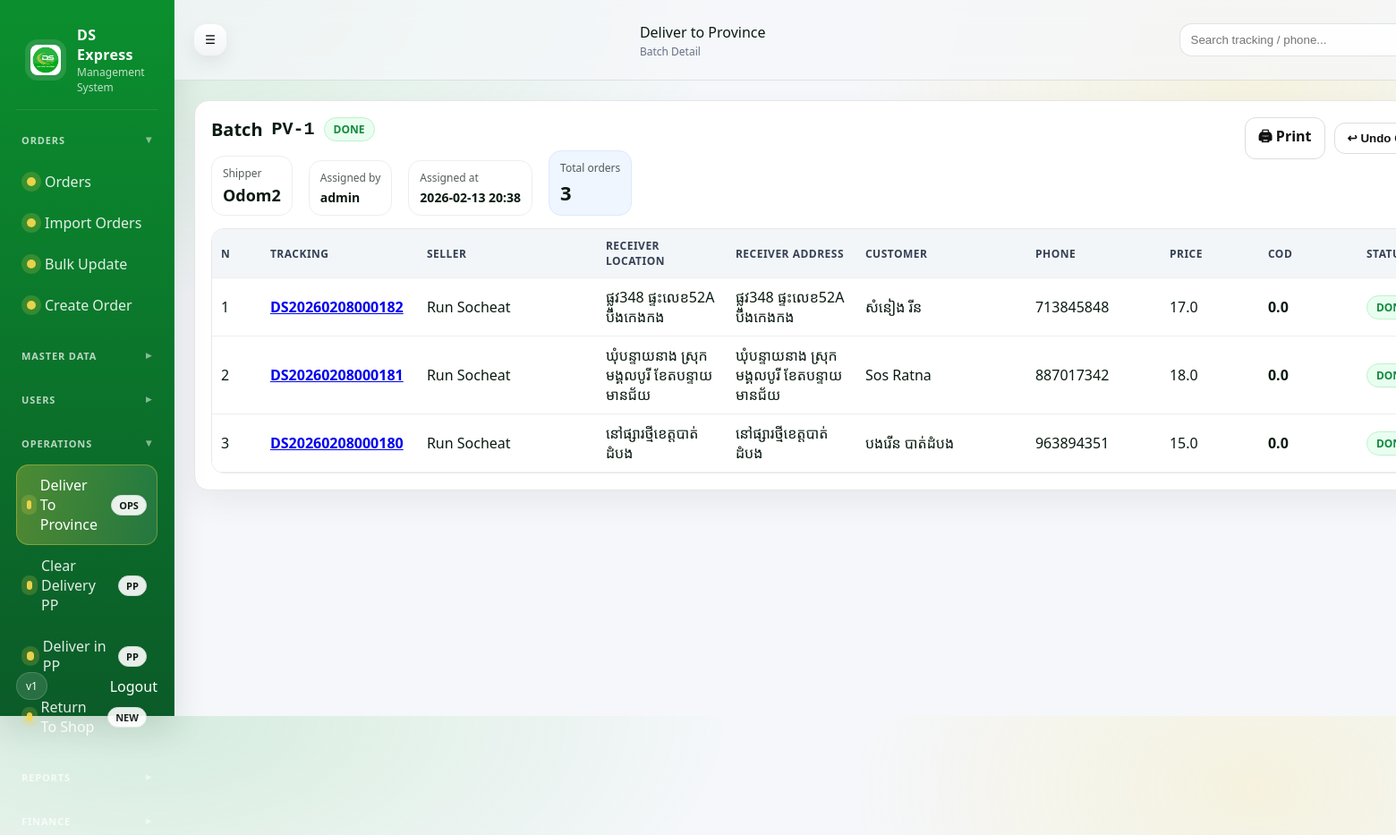
Screenshot of /province/1/ (signed in) with the database file from the repository.
### provinceops/models.py (models this page shows, shortened)
class ProvinceBatch(models.Model):
    STATUS_PENDING = "PENDING"
    STATUS_DONE = "DONE"
    STATUS_CANCELLED = "CANCELLED"
    STATUS_CHOICES = [
        (STATUS_PENDING, "Pending"),
        (STATUS_DONE, "Done"),
        (STATUS_CANCELLED, "Cancelled"),
    ]
    created_at = models.DateTimeField(default=timezone.now)
    created_by = models.ForeignKey(
        settings.AUTH_USER_MODEL,
        on_delete=models.PROTECT,
        related_name="province_batches_created",
    )
    shipper = models.ForeignKey(Shipper, on_delete=models.PROTECT, null=True, blank=True)
    assigned_at = models.DateTimeField(null=True, blank=True)
    remark = models.TextField(blank=True, default="")
    status = models.CharField(max_length=20, choices=STATUS_CHOICES, default=STATUS_PENDING)

### masterdata/models.py (models this page shows, shortened)
class Shipper(models.Model):
    SHIPPER_TYPE_CHOICES = [
        ("DELIVERY", "Delivery"),
        ("PROVINCE", "Province"),
        ("RETURN", "Return"),
    ]
    code = models.CharField(max_length=10, unique=True, blank=True)
    name = models.CharField(max_length=255)
    phone = models.CharField(max_length=50, blank=True)
    shipper_type = models.CharField(
        max_length=20,
        choices=SHIPPER_TYPE_CHOICES,
        default="DELIVERY",
    )
    is_active = models.BooleanField(default=True)
    portal_user = models.OneToOneField(
        settings.AUTH_USER_MODEL,
        null=True,
        blank=True,
        on_delete=models.SET_NULL,
        related_name="shipper_portal",
    )
    created_at = models.DateTimeField(auto_now_add=True)
    class Meta:
        ordering = ["-id"]

class Seller(models.Model):
    code = models.CharField(max_length=10, unique=True, blank=True)
    name = models.CharField(max_length=255)
    phone = models.CharField(max_length=50, blank=True)
    address = models.TextField(blank=True)
    is_active = models.BooleanField(default=True)
    portal_user = models.OneToOneField(
        settings.AUTH_USER_MODEL,
        null=True,
        blank=True,
        on_delete=models.SET_NULL,
        related_name="seller_portal",
    )
    created_at = models.DateTimeField(auto_now_add=True)
    class Meta:
        ordering = ["-id"]

### orders/models.py (models this page shows, shortened)
class Order(models.Model):
    STATUS_CREATED = "CREATED"
    STATUS_INBOUND = "INBOUND"
    STATUS_OUT_FOR_DELIVERY = "OUT_FOR_DELIVERY"
    STATUS_DELIVERED = "DELIVERED"
    STATUS_RETURNING = "RETURNING"
    STATUS_RETURNED = "RETURNED"
    STATUS_PROVINCE_ASSIGNED = "PROVINCE_ASSIGNED"
    STATUS_RETURN_ASSIGNED = "RETURN_ASSIGNED"
    STATUS_VOID = "VOID"
    STATUS_CHOICES = [
        (STATUS_CREATED, "CREATED"),
        (STATUS_INBOUND, "INBOUND"),
        (STATUS_OUT_FOR_DELIVERY, "DELIVERING"),
        (STATUS_DELIVERED, "DELIVERED"),
        (STATUS_RETURNING, "RETURNING"),
        (STATUS_RETURNED, "RETURNED"),
        (STATUS_PROVINCE_ASSIGNED, "PROVINCE_ASSIGNED"),
        (STATUS_RETURN_ASSIGNED, "RETURN_ASSIGNED"),
        (STATUS_VOID, "VOID"),
    ]
    tracking_no = models.CharField(
        max_length=50,
        unique=True,
        db_index=True,
    )
    seller = models.ForeignKey(
        Seller,
        on_delete=models.PROTECT,
        related_name="orders",
    )
    seller_code = models.CharField(max_length=50, blank=True, default="")
    seller_name = models.CharField(max_length=255, blank=True, null=True)
    seller_order_code = models.CharField(max_length=100, blank=True, null=True)
    product_desc = models.CharField(max_length=255, blank=True, null=True)
    quantity = models.IntegerField(default=1)
    price = models.DecimalField(max_digits=10, decimal_places=2, default=Decimal("0.00"))
    cod = models.DecimalField(max_digits=10, decimal_places=2, default=Decimal("0.00"))
    delivery_fee = models.DecimalField(max_digits=10, decimal_places=2, default=Decimal("0.00"))
    additional_fee = models.DecimalField(max_digits=10, decimal_places=2, default=Decimal("0.00"))
    province_fee = models.DecimalField(max_digits=10, decimal_places=2, default=Decimal("0.00"))
    receiver_name = models.CharField(max_length=200, blank=True, null=True)
    receiver_phone = models.CharField(max_length=50, blank=True, null=True)
    receiver_address = models.TextField(blank=True, null=True)
    remark = models.TextField(blank=True, null=True)
    reason = models.TextField(blank=True, null=True)
    status = models.CharField(
        max_length=30,
        choices=STATUS_CHOICES,
        default=STATUS_CREATED,
        db_index=True,
    )
    delivery_shipper = models.ForeignKey(
        Shipper,
        on_delete=models.SET_NULL,
        blank=True,
        null=True,
        related_name="delivery_orders",
    )
    import_batch = models.ForeignKey(
        ImportBatch,
        on_delete=models.SET_NULL,
        blank=True,
        null=True,
        related_name="orders",
    )
    print_count = models.PositiveIntegerField(default=0)
    is_deleted = models.BooleanField(default=False, db_index=True)
    deleted_at = models.DateTimeField(blank=True, null=True)
    deleted_by = models.ForeignKey(
        settings.AUTH_USER_MODEL,
        on_delete=models.SET_NULL,
        null=True,
        blank=True,
        related_name="deleted_orders",
    )
    is_locked = models.BooleanField(default=False, db_index=True)
    locked_at = models.DateTimeField(blank=True, null=True)
    locked_by = models.ForeignKey(
        settings.AUTH_USER_MODEL,
        on_delete=models.SET_NULL,
        null=True,
        blank=True,
        related_name="locked_orders",
    )
    done_at = models.DateField(blank=True, null=True, db_index=True)
    clear_delivery = models.BooleanField(default=False, db_index=True)
    created_at = models.DateTimeField(default=timezone.now)
    updated_at = models.DateTimeField(blank=True, null=True)
    updated_by = models.ForeignKey(
        settings.AUTH_USER_MODEL,
        on_delete=models.SET_NULL,
        blank=True,
        null=True,
        related_name="updated_orders",
    )
    class Meta:
        ordering = ["-id"]

### provinceops/views.py (the view, shortened to what this page needs)
# urls.py: path("province/<int:pk>/", views.province_detail, name="province_detail"),
@login_required
def province_detail(request, pk):
    batch = get_object_or_404(ProvinceBatch, pk=pk)
    cancelled_value = _batch_cancelled_value()
    edit_mode = request.GET.get("edit") == "1"
    edit_text_key = _scan_key_edit_text(pk)
    edit_scan_value = request.session.get(edit_text_key, "")
    items = batch.items.select_related("order", "order__seller").all().order_by("id")
    rows = []
    for it in items:
        o = it.order
        rows.append({
            "item_id": it.id,
            "order_id": o.id,
            "tracking_no": getattr(o, "tracking_no", "-"),
            "tracking_url": _order_detail_url(o),
            "seller_name": getattr(getattr(o, "seller", None), "name", "-") or "-",
            "receiver_location": _receiver_location(o),
            "receiver_address": _receiver_address(o),
            "customer_name": _customer_name(o),
            "customer_phone": _customer_phone(o),
            "price": _price(o),
            "cod": _cod(o),
            "order_status": _order_status(o) or "-",
        })
    return render(request, "provinceops/province_detail.html", {
        "batch": batch,
        "rows": rows,
        "total_orders": len(rows),
        "edit_mode": edit_mode and batch.status not in (ProvinceBatch.STATUS_DONE, cancelled_value),
        "cancelled_value": cancelled_value,
        "edit_scan_value": edit_scan_value,
        "shippers": Shipper.objects.filter(is_active=True).order_by("name"),
    })

### templates/provinceops/province_detail.html (shortened to what this page needs)
{% extends "base.html" %}
{% block page_title %}Deliver to Province{% endblock %}
{% block page_subtitle %}Batch Detail{% endblock %}
{% block content %}
<div class="card card-pad">
  <div class="top-row">
    <div>
      <div class="h1">
        Batch <span class="mono">PV-{{ batch.id }}</span>
        {% if batch.status == "DONE" %}
          <span class="badge badge-green">DONE</span>
        {% elif batch.status == cancelled_value %}
          <span class="badge badge-red">CANCELLED</span>
        {% else %}
          <span class="badge badge-yellow">PENDING</span>
        {% endif %}
      </div>
      <div class="meta-row">
        <div class="meta">
          <div class="meta-label">Shipper</div>
          <div class="meta-value shipper-big">{{ batch.shipper.name|default:"-" }}</div>
        </div>
        <div class="meta">
          <div class="meta-label">Assigned by</div>
          <div class="meta-value">{{ batch.created_by.username|default:"-" }}</div>
        </div>
        <div class="meta">
          <div class="meta-label">Assigned at</div>
          <div class="meta-value">
            {% if batch.assigned_at %}
              {{ batch.assigned_at|date:"Y-m-d H:i" }}
            {% else %}
              -
            {% endif %}
          </div>
        </div>
        <div class="meta total-box">
          <div class="meta-label">Total orders</div>
          <div class="meta-value total-big">{{ total_orders }}</div>
        </div>
      </div>
    </div>
    <div class="btns">
      <a class="btn btn-ghost" href="{% url 'province_print' batch.id %}" target="_blank">🖨 Print</a>
      {% if batch.status == "DONE" %}
        <form method="post" class="inline">
          <button type="submit" class="btn btn-ghost js-confirm"
            data-title="Undo complete?"
            data-text="Move batch back to PENDING and allow edit.">
            ↩ Undo Complete
          </button>
        </form>
      {% endif %}
    </div>
  </div>
  <div class="table-wrap">
    <table class="ds-table wide">
      <thead>
        <tr>
          <th class="th-center" style="width:55px;">N</th>
          <th class="th-center" style="width:175px;">TRACKING</th>
          <th class="th-center" style="width:200px;">SELLER</th>
          <th class="th-center">RECEIVER LOCATION</th>
          <th class="th-center">RECEIVER ADDRESS</th>
          <th class="th-center" style="width:190px;">CUSTOMER</th>
          <th class="th-center" style="width:150px;">PHONE</th>
          <th class="th-center" style="width:110px;">PRICE</th>
          <th class="th-center" style="width:110px;">COD</th>
          <th class="th-center" style="width:130px;">STATUS</th>
        </tr>
      </thead>
      <tbody>
        {% for r in rows %}
        <tr>
          <td class="td-center">{{ forloop.counter }}</td>
          <td class="td-center">
            <a href="{{ r.tracking_url }}" class="tracking-link">
              {{ r.tracking_no }}
            </a>
          </td>
          <td class="td-center">{{ r.seller_name }}</td>
          <td>{{ r.receiver_location }}</td>
          <td>{{ r.receiver_address }}</td>
          <td class="td-center">{{ r.customer_name }}</td>
          <td class="td-center">{{ r.customer_phone }}</td>
          <td class="td-center">{{ r.price }}</td>
          <td class="td-center"><b>{{ r.cod }}</b></td>
          <td class="td-center">
            {% if r.order_status == "DONE" %}
              <span class="badge badge-green">DONE</span>
            {% elif r.order_status == "PROCESSING" %}
              <span class="badge badge-yellow">PROCESSING</span>
            {% elif r.order_status == "INBOUND" %}
              <span class="badge badge-gray">INBOUND</span>
            {% else %}
              <span class="badge badge-blue">{{ r.order_status }}</span>
            {% endif %}
          </td>
        </tr>
        {% empty %}
        <tr>
          <td colspan="11" style="padding:14px; opacity:.7;">No orders in this batch.</td>
        </tr>
        {% endfor %}
      </tbody>
    </table>
  </div>
</div>
{% endblock %}

### templates/base.html (shortened to what this page needs)
{% load static %}
<!doctype html>
<html>
  <head>
    <link rel="stylesheet" href="{% static 'css/ds.css' %}" />
  </head>
  <body>
    <div class="app">
      <aside class="sidebar" id="sidebar">
        <div class="brand">
          <img class="brand-logo" src="{% static 'img/ds-logo.png' %}" alt="DS Express" />
          <div class="brand-text">
            <div class="brand-name">DS Express</div>
            <div class="brand-sub">Management System</div>
          </div>
        </div>
        <nav class="menu">
          <div class="menu-title open" data-target="group-orders">Orders</div>
          <div class="menu-group" id="group-orders">
            <a class="menu-item " href="/orders/">
              <span class="dot"></span> Orders
            </a>
            <a class="menu-item {% if request.path == '/orders/import/' %}active{% endif %}" href="/orders/import/">
              <span class="dot"></span> Import Orders
            </a>
            <a class="menu-item {% if request.path|slice:':15' == '/orders/update/' or request.path == '/orders/update/upload/' %}active{% endif %}" href="/orders/update/upload/">
              <span class="dot"></span> Bulk Update
            </a>
            <a class="menu-item {% if request.path == '/orders/create/' %}active{% endif %}" href="/orders/create/">
              <span class="dot"></span> Create Order
            </a>
          </div>
          <div class="menu-title" data-target="group-master">Master Data</div>
          <div class="menu-title" data-target="group-users">Users</div>
          <div class="menu-title" data-target="group-ops">Operations</div>
          <div class="menu-group hidden-sec" id="group-ops">
            <a class="menu-item {% if request.path|slice:':10' == '/province/' %}active{% endif %}" href="{% url 'province_list' %}">
              <span class="dot"></span> Deliver To Province
              <span class="tag tag-ops">OPS</span>
            </a>
            <a class="menu-item {% if request.path|slice:':17' == '/deliver-pp/clear/' %}active{% endif %}" href="{% url 'clearpp_list' %}">
              <span class="dot"></span> Clear Delivery PP
              <span class="tag tag-pp">PP</span>
            </a>
            <a class="menu-item {% if request.path|slice:':12' == '/deliver-pp/' and request.path|slice:':17' != '/deliver-pp/clear/' %}active{% endif %}" href="{% url 'deliverpp_list' %}">
              <span class="dot"></span> Deliver in PP
              <span class="tag tag-pp">PP</span>
            </a>
            <a class="menu-item {% if request.path|slice:':14' == '/return-shop/' %}active{% endif %}" href="{% url 'returnshop_list' %}">
              <span class="dot"></span> Return To Shop
              <span class="tag tag-return">NEW</span>
            </a>
          </div>
          <div class="menu-title" data-target="group-reports">Reports</div>
          <div class="menu-title" data-target="group-finance">Finance</div>
        </nav>
        <div class="sidebar-footer">
          <div class="pill">v1</div>
          <form method="post" action="{% url 'logout' %}" class="logout-form">
            <button type="submit" class="logout logout-btn">Logout</button>
          </form>
        </div>
      </aside>
      <main class="main">
        <header class="topbar">
          <button class="icon-btn" id="toggleBtn" type="button">☰</button>
          <div class="topbar-title">
            {% block page_title %}Dashboard{% endblock %}
            <div class="topbar-sub">
              {% block page_subtitle %}DS Express Ops{% endblock %}
            </div>
          </div>
          <div class="topbar-right">
            <div class="search">
              <input placeholder="Search tracking / phone..." />
            </div>
          </div>
        </header>
        <section class="content">
          {% block content %}{% endblock %}
        </section>
      </main>
    </div>
  </body>
</html>

### rows the page displays
ProvinceBatch: id "1", shipper.name "Odom2", created_by.username "admin", assigned_at "2026-02-13 20:38"
Order: tracking_no "DS20260208000182", receiver_location "ផ្លូវ348 ផ្ទះលេខ52Α បឹងកេងកង", receiver_address "ផ្លូវ348 ផ្ទះលេខ52Α បឹងកេងកង", customer_name "សំនៀង រីន", customer_phone "713845848"
Seller: seller_name "Run Socheat" "Run Socheat" "Run Socheat"
Order: tracking_no "DS20260208000181", receiver_location "ឃុំបន្ទាយនាង ស្រុកមង្គលបូរី ខែតបន្ទាយមានជ័យ", receiver_address "ឃុំបន្ទាយនាង ស្រុកមង្គលបូរី ខែតបន្ទាយមានជ័យ", customer_name "Sos Ratna", customer_phone "887017342"
Order: tracking_no "DS20260208000180", receiver_location "នៅផ្សារថ្មីខេត្ដបាត់ដំបង", receiver_address "នៅផ្សារថ្មីខេត្ដបាត់ដំបង", customer_name "បងរើន បាត់ដំបង", customer_phone "963894351"

### other values shown
{{ total_orders }} "3"
{{ r.price }} "17.0" "18.0" "15.0"
{{ r.cod }} "0.0" "0.0" "0.0"
